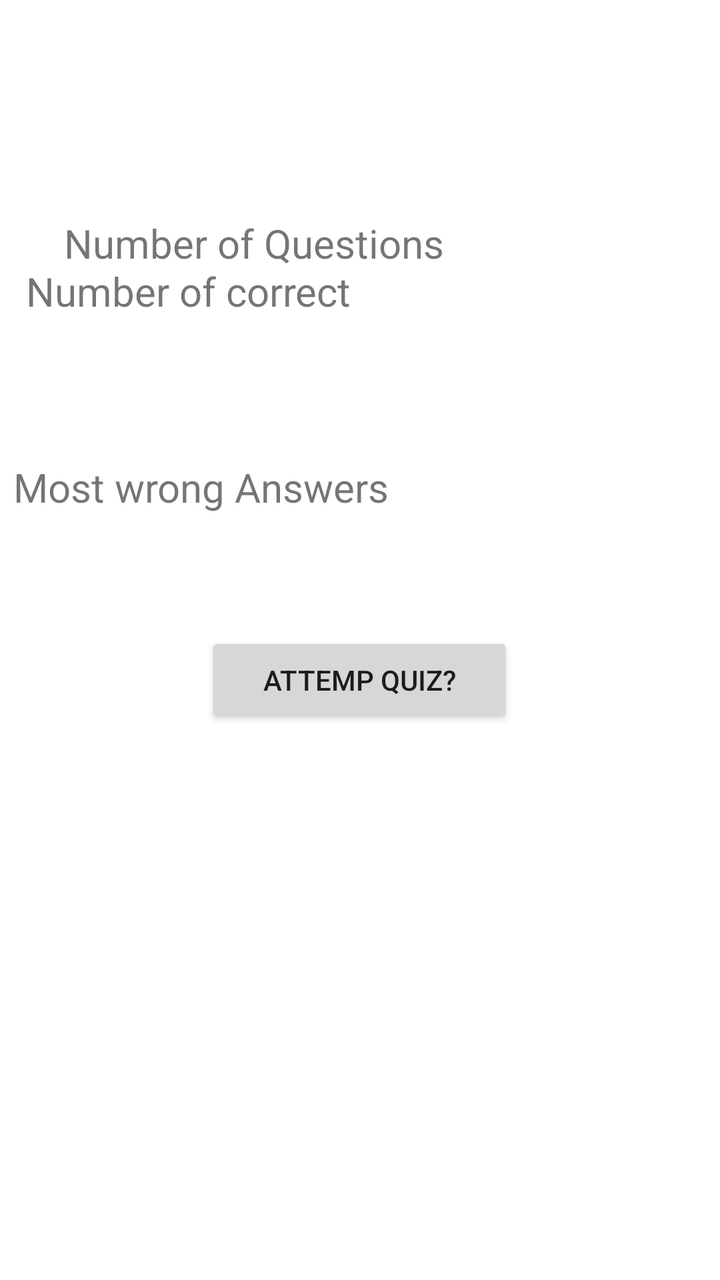
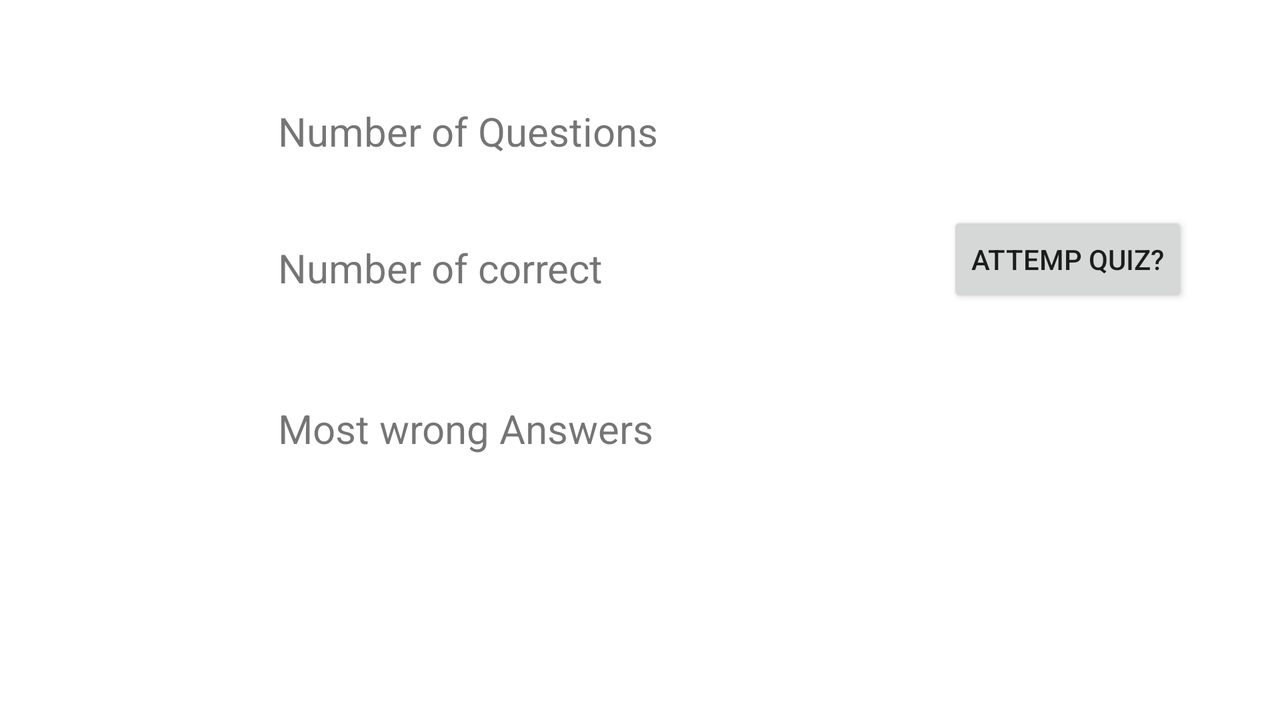

First picture: res/layout/ on a phone held upright. Second picture: the repository's own variant of that layout, on a device whose configuration matches the variant's folder. Source for both follows.
<!-- AndroidManifest.xml: application theme Theme.AssignmentMC -->
<!-- res/layout/activity_result.xml -->
<?xml version="1.0" encoding="utf-8"?>
<androidx.constraintlayout.widget.ConstraintLayout xmlns:android="http://schemas.android.com/apk/res/android"
    xmlns:app="http://schemas.android.com/apk/res-auto"
    xmlns:tools="http://schemas.android.com/tools"
    android:layout_width="match_parent"
    android:layout_height="match_parent"
    tools:context=".result">

    <TextView
        android:id="@+id/TVtotalQ"
        android:layout_width="274dp"
        android:layout_height="53dp"
        android:layout_marginStart="32dp"
        android:layout_marginLeft="32dp"
        android:layout_marginTop="108dp"
        android:text="Number of Questions"
        android:textSize="20sp"
        app:layout_constraintStart_toStartOf="parent"
        app:layout_constraintTop_toTopOf="parent" />

    <TextView
        android:id="@+id/TVcorrect"
        android:layout_width="328dp"
        android:layout_height="54dp"
        android:layout_marginStart="28dp"
        android:layout_marginLeft="28dp"
        android:layout_marginEnd="28dp"
        android:layout_marginRight="28dp"
        android:layout_marginBottom="44dp"
        android:text="Number of correct"
        android:textSize="20sp"
        app:layout_constraintBottom_toTopOf="@+id/TVwrong"
        app:layout_constraintEnd_toEndOf="@+id/TVwrong"
        app:layout_constraintStart_toStartOf="parent"
        app:layout_constraintTop_toBottomOf="@+id/TVtotalQ" />

    <TextView
        android:id="@+id/TVwrong"
        android:layout_width="347dp"
        android:layout_height="62dp"
        android:layout_marginBottom="53dp"
        android:text="Most wrong Answers"
        android:textSize="20sp"
        app:layout_constraintBottom_toTopOf="@+id/quizBtn"
        app:layout_constraintEnd_toEndOf="parent"
        app:layout_constraintStart_toStartOf="parent"
        app:layout_constraintTop_toBottomOf="@+id/TVcorrect" />

    <Button
        android:id="@+id/quizBtn"
        android:layout_width="154dp"
        android:layout_height="0dp"
        android:layout_marginBottom="276dp"
        android:text="Attemp Quiz?"
        android:textSize="14sp"
        app:layout_constraintBottom_toBottomOf="parent"
        app:layout_constraintEnd_toEndOf="parent"
        app:layout_constraintHorizontal_bias="0.498"
        app:layout_constraintStart_toStartOf="parent" />

</androidx.constraintlayout.widget.ConstraintLayout>
<!-- resources referenced by this layout -->
<resources>
  <style name="Theme.AssignmentMC" parent="Theme.MaterialComponents.DayNight.DarkActionBar">
          
          <item name="colorPrimary">@color/purple_500</item>
          <item name="colorPrimaryVariant">@color/purple_700</item>
          <item name="colorOnPrimary">@color/white</item>
          
          <item name="colorSecondary">@color/teal_200</item>
          <item name="colorSecondaryVariant">@color/teal_700</item>
          <item name="colorOnSecondary">@color/black</item>
          
          <item name="android:statusBarColor" tools:targetApi="l">?attr/colorPrimaryVariant</item>
          
      </style>
</resources>
<!-- res/layout-land/activity_result.xml (the author's variant of the layout above) -->
<!-- drawn on the phone turned sideways -->
<?xml version="1.0" encoding="utf-8"?>
<androidx.constraintlayout.widget.ConstraintLayout xmlns:android="http://schemas.android.com/apk/res/android"
    xmlns:app="http://schemas.android.com/apk/res-auto"
    xmlns:tools="http://schemas.android.com/tools"
    android:layout_width="match_parent"
    android:layout_height="match_parent"
    tools:context=".result">

    <TextView
        android:id="@+id/TVtotalQ"
        android:layout_width="0dp"
        android:layout_height="0dp"
        android:layout_marginTop="52dp"
        android:layout_marginBottom="19dp"
        android:text="Number of Questions"
        android:textSize="20sp"
        app:layout_constraintBottom_toTopOf="@+id/TVcorrect"
        app:layout_constraintEnd_toEndOf="@+id/TVcorrect"
        app:layout_constraintStart_toStartOf="@+id/TVcorrect"
        app:layout_constraintTop_toTopOf="parent" />

    <TextView
        android:id="@+id/TVcorrect"
        android:layout_width="0dp"
        android:layout_height="0dp"
        android:layout_marginStart="139dp"
        android:layout_marginLeft="139dp"
        android:layout_marginEnd="72dp"
        android:layout_marginRight="72dp"
        android:layout_marginBottom="31dp"
        android:text="Number of correct"
        android:textSize="20sp"
        app:layout_constraintBottom_toTopOf="@+id/TVwrong"
        app:layout_constraintEnd_toStartOf="@+id/quizBtn"
        app:layout_constraintStart_toStartOf="parent"
        app:layout_constraintTop_toBottomOf="@+id/TVtotalQ" />

    <TextView
        android:id="@+id/TVwrong"
        android:layout_width="0dp"
        android:layout_height="0dp"
        android:layout_marginEnd="4dp"
        android:layout_marginRight="4dp"
        android:layout_marginBottom="110dp"
        android:text="Most wrong Answers"
        android:textSize="20sp"
        app:layout_constraintBottom_toBottomOf="parent"
        app:layout_constraintEnd_toStartOf="@+id/quizBtn"
        app:layout_constraintStart_toStartOf="@+id/TVcorrect"
        app:layout_constraintTop_toBottomOf="@+id/TVcorrect" />

    <Button
        android:id="@+id/quizBtn"
        android:layout_width="wrap_content"
        android:layout_height="wrap_content"
        android:layout_marginEnd="46dp"
        android:layout_marginRight="46dp"
        android:layout_marginBottom="47dp"
        android:text="Attemp Quiz?"
        android:textSize="14sp"
        app:layout_constraintBottom_toTopOf="@+id/TVwrong"
        app:layout_constraintEnd_toEndOf="parent"
        app:layout_constraintStart_toEndOf="@+id/TVcorrect" />

</androidx.constraintlayout.widget.ConstraintLayout>
